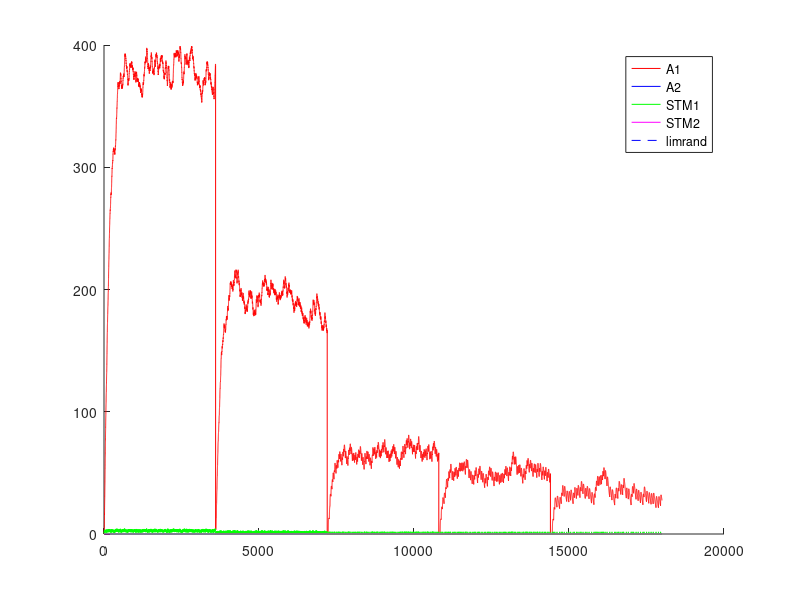

Reproduce this figure in MATLAB. (Note: this script raises an error after producing the figure.)
%% Experimento con Variable-Interval - VI - intervalo Variable
%% Existen multiples intancias de palanquelo (cada vez que realiza respuesta decide si realiza otra o no)
%% Luego que transcurre el intervalo, si el animal realiza una respuesta obtiene refuerzo.
%% Un trial dura 3600 segundos.
%% Una sesion 1 o 3 trial (seg´un la dinamica del animal)
%% 5 sesiones por Experimento. Cada sesion es un intervalo diferente.
%% 1 experimento
%% Tiempo para realizar un respuesta 1 segundo
%% 
%% La probabilidad de eleccion se ajusta al nivel de maxima frecuencia de palanqueo
%% 

close all
clc
clear

%% Matriz de pago 0 1 

%%% Se ajusto la apreciacion de las cantidades de refuerzo 
function rf = feel(pellets)
  rf=0;
  if (nargin~=0)
    rf=(12.8*(1-exp(-.25.* pellets.^(2))))+(12.8*(1-exp(-.5.* pellets)));
  else
    error ("Faltan parametros");
  endif
endfunction
%% 
%% 

%% INICIALIZATION
%%%%%% CONSTANTES DE SESIONES
Ntrial  =  1 ;   %% un trial de 3600 segundos
tTrial  =  3600; %% en segundos
tResp   =  1;    %% en segundos
tMuestreo = 0.25;%% en segundos
Nses    =  5 ;
Vi=[5,10,30,40,60]; %% valores medios de intervalos variables
Ntest   =  1;
limrand =  0.138;
saving  =  0.01 ;
%%%%%% CONSTANTES DE DECAIMIENTO
alpha = 1*tMuestreo;
beta  = 0.125*tMuestreo ;
gamma = 0.0067*tMuestreo;%0.025 ; 
delta = 1*tMuestreo;
%%%%%% INICIALIZACION
palanca = zeros(2,1);
Rf_1=0;
Rf_2=0;
A1=zeros(1,Ntest);
A2=zeros(1,Ntest);
stm_1=zeros(2,Ntest);
stm_2=zeros(2,Ntest);
d=1;

sesion = zeros(Nses,1);
trialXsesion = zeros(Nses,Ntrial);
terminal_sesion=zeros(Nses,1);
nb_resp = zeros(Nses,Ntest);
%contadorP1=0;
%contadorP2=0;
contadorI=0;

%% CALCULO DE AROUSAL MAXIMO
%% Iteraciones de respuesta refuerzo para encotnrar el STM medio
Nconfig=5; %% Tasa de respuesta de configuracion
%plot([1:0.01:20],(12.8*(1-exp(-.25.* [1:0.01:20].^(2))))+(12.8*(1-exp(-.5.* [1:0.01:20]))),'.k')
R1 = floor(feel(1)); %tiempo de refuezo para R
l1 = Nconfig/tMuestreo; % duracion entre trials
suma = 0; %suma es un valor necesaria para calcular max1 y min1
suma = alpha*R1 %% Refuerzo cada N respuestas
iter=100; %% numero de iteraciones para que converja el stm
max1 = 0; %maximum de stm1
min1 = 0; %minimum de stm1
for i = 1:iter 
  suma = (1-beta)^(Nconfig/tMuestreo)*suma;%% Instantes que decae el stm
  min1=suma;
  suma += alpha*R1; %Refuerzo
  max1=suma;
end
comp=.88;
S1 = (((max1-min1)*(comp*l1))/2)+min1*comp*l1; %calcul de la superficie del triangulo mas la de el rectangulo
stm_1_medio = S1/(l1);
A1max = (delta/gamma)*stm_1_medio;

%% INICIO DE LAS ITERATIONS
for l = 1:Ntest  %% TESTES
  Num=0;
  for k = 1:Nses  %% SESIONES (cambia el N)
    i=1;
    %duracion = [1,tTrial*ones(1,Ntrial)];
    
    contador = 0;
    contadorI =0;
    %palanca(1)=randi(2);
    
    %% Agregar intervalo de refuerzos  %%
    intervalo=Vi(k);
    if k>1
      A1(Num+1,l)=saving*A1(Num,l);
      A2(Num+1,l)=saving*A2(Num,l);
      stm_1(Num+1,l)=0*stm_1(Num,l);
      stm_2(Num+1,l)=0*stm_2(Num,l); 
      %%% ELECCION DE LA PRIMERA PALANCA 
%      if A1(Num,1)>A2(Num,1)
%        palanca(2)=1;
%      else
%        palanca(2)=2;
%      end
    end       
    P1(i,k)=0.5;
    %P2(i,k)=0.5;
    for j=2:(Ntrial*tTrial/tMuestreo) %% Todos los trials juntos
      
      if contador == tResp/tMuestreo%duracion(i)
        contador = 0;
        i = i+1 ;
        J = j ;
        if (i==3605)
        aa=1;
        endif
        P1(i,k)=0.5*(1-exp(-(5*A1((j-1)+Num,l))/A1max))+0.5; %probabilidad en exponential
        
        a = rand ;
        %%% ELECCION DE LA PALANCA %%% Basicamente elige palanquear o no palanquear
        if (A1((j-1)+Num,l)<=limrand)&&(A2((j-1)+Num,l)<=limrand)
          palanca(i)=randi(2);
        elseif (A1((j-1)+Num,l)>=limrand)&&(A2((j-1)+Num,l)<=limrand)
          if a>=P1(i,k)
            palanca(i)=2;
          else
            palanca(i)=1;
          end
        elseif (A1((j-1)+Num,l)>A2((j-1)+Num,l))
          if a>=P1(i,k)
            palanca(i)=2;
          else
            palanca(i)=1;
          end
        end
        %%% REFUERZO %%%
        if (contadorI >= intervalo/tMuestreo)
          if (palanca(i)==1)
            Rfz=floor(feel(1));
            Rf_1 = Rfz;
            Rf_2 = 0;
            contadorI =1;
            dispe =.5; %% dispercion del 50% del valor de la intervalo
            intervalo = Vi(k)*(1 + dispe*(1-2*rand));
          else
          %contador++;
          contadorI++;
          Rf_1=0;
          Rf_2=0;
          endif
        else
        %contador++;
        contadorI++;
        Rf_1=0;
        Rf_2=0;
        endif
      else
        contador++;
        contadorI++;
        Rf_1=0;
        Rf_2=0;
      end
      stm_1(j+Num,l)=(1-beta)*stm_1((j-1)+Num,l)+alpha*Rf_1;
      stm_2(j+Num,l)=(1-beta)*stm_2((j-1)+Num,l)+alpha*Rf_2;
      A1(j+Num,l)=(1-gamma)*A1((j-1)+Num,l)+delta*stm_1(j+Num,l);
      A2(j+Num,l)=(1-gamma)*A2((j-1)+Num,l)+delta*stm_2(j+Num,l);
    end
    
    
    %%% CONTADOR DE A QUE J SE CAMBIA LA SESION
    %sesion(k-1,l)=j;
    sesion(k,l)=j+Num;
    %%% DEFINICION DE NUM
%    compteur = 0 ;
%    for i=1:length(A1(:,l))
%      if A1(i,l)~=0
%        compteur = compteur +1;
%      end
%    end
%    Num=compteur;
    Num = j+Num;
    Sizemat = length(A1);
    
    for j = 1:length(palanca)
      if palanca(j)==1
        %nb_coop(k-1,l)= nb_coop(k-1,l)+1;
        nb_resp(k,l)= nb_resp(k,l)+1;
      end
    end
  end
end


%%% PRUEBAS 
%%% ENCONTRA LA LONGITUD REAL DEL EXPERIMENTACION
nonnul = zeros(Ntest,1);
for k=1:Ntest
  for i=1:length(A1)
    if A1(i,k) ~= 0
      nonnul(k)=nonnul(k)+1;
    end
  end
end

%%% PRUEBA I _ PESO DE LA EXPERIMENTACION EN LA MEMORIA
porcent = 0;
for i = 1:Ntest
  if sum(A1(:,i)) > 10 * sum(A2(:,i))
    porcent = porcent +1;
  end
end

%%% PRUEBA II _ SI LA EXCITATION ALCANZA A SU MAXIMUM
maxima = zeros(Ntest,1);
for k = 1:Ntest
  if floor(max(A1(:,k))) == floor(max(max(A1))) 
    maxima(k) = maxima(k) +1;
  end
end

%%% PRUEBA III _ EN QUE SESION LA PALANCA GANA DE VERDAD
%ird = zeros(Ntest,1);
%for k = 1:Ntest
%  i=1;
%  while 1
%    if A1(nonnul(k)-i,k) < limrand
%      ird(k) = nonnul(k)-i+1;
%      break;
%    else
%      i=i+1;
%    end
%  end
%end
%
%%%% PRUEBA IV _ CONVIERTE J EN NUMERO DE SESION
%for k = 1:Ntest
%  i=1;
%  while 1
%    if ird(k) <= sum(sesion(1:i)+50)
%      ird(k)=i;
%      break;
%    else
%      i=i+1;
%    end
%  end
%end

%%% PRUEBA V _ PORCENTAJE DE COOPERACION POR SESION / EXPERIMENTO


%porcentaje_coop_sesion=zeros(Nses,Ntest);
%porcentaje_coop_experimento=zeros(Ntest,1);
%for k = 1:Ntest
%  porcentaje_coop_experimento(k)=sum(nb_coop(:,k))/(Ntrial*Nses)*100;
%end

%for i=1:Ntest
%  terminal_sesion(1,i)=sesion(1,i);
%  for j=2:Nses
%    terminal_sesion(j,i)=sesion(j,i)+terminal_sesion(j-1,i);
%  end
%end

%%% DEMOSTRACION 


%promedio_sesion=sum(ird)/Ntest
%porcent_10xsuperior_al_otra=porcent/Ntest * 100;
%cuanto_alcanzan_al_maxima=sum(maxima)/Ntest * 100;
%porcentaje_coop_experimento;
%porcentaje_coop_sesion=floor(nb_coop/Ntrial*100);


for i=1:Ntest
  figure
  hold on
  plot((1:Sizemat)*tMuestreo,A1(:,i),'r',(1:Sizemat)*tMuestreo,A2(:,i),'b',(1:Sizemat)*tMuestreo,stm_1(:,i),'g',(1:Sizemat)*tMuestreo,stm_2(:,i),'m',(1:Sizemat)*tMuestreo,limrand*ones(1,length([1:Sizemat])),'--b')
  legend("A1","A2","STM1","STM2","limrand");
  for j=1:Nses
    %plot(sesion(j,i)*ones(1,max(max(A1(:,i)))),(1:max(max(A1(:,i)))),'--k');
    h=plot((sesion(j,i).*tMuestreo)*ones(1,max(max(A1(:,i)))),(1:max(max(A1(:,i)))),'--k');
    set(h, "linewidth", 2);
    if j==1
      h=plot(1:sesion(j,i)/4,P1(:,j)'*A1max,'.-m');
    else
      h=plot(sesion(j-1,i)/4+1:sesion(j,i)/4,P1(:,j)'*A1max,'.-m');
    endif
  endfor
  plot((0:sesion(Nses,i))/4,A1max*ones(1,length(0:sesion(Nses,i))))
  hold off;
endfor

%% Maximos exitos por intervalo= 10-360 - 30-120 - 40-65 - 60-60 

color = 'rgbmkmrgbk';
figure
hold on
for i=1:Ntest
  plot(1:Nses,porcentaje_coop_sesion(:,i),'Color',color(i));
  title('Porcentaje de Cooperacion');
  xlabel('Numero de sesion');
  ylabel('Porcentaje');
end
hold off


color = 'rgbmkmrgbk';
figure
hold on
for i=1:Ntest
  plot(1:Nses,porcentaje_coop_sesion(:,i),'Color',color(i));
  title('Porcentaje de Cooperacion');
  xlabel('Numero de sesion');
  ylabel('Porcentaje');
end
hold off

%%% probl�me de temps, pas le temps de d�croitre du coup red�marre plus
%%% haut CQFD
%%%% CASTIGO DE TIEMPO 
%%%% CUANTO VECES ELIGE COOPERATION
%%% Pour chaque session r�cup�rer le nombre de coop�ration et tracer la
%%% courbe correspondante 
